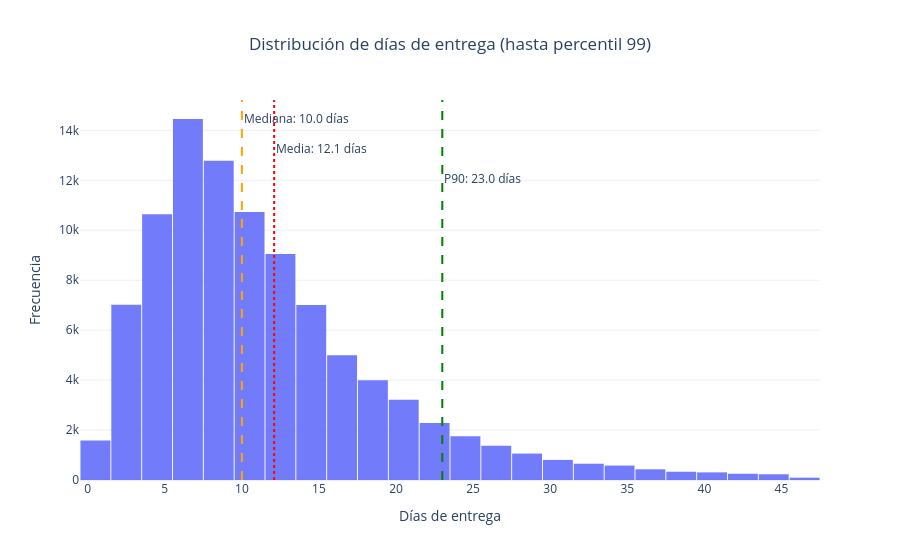

Notebook code cell kept with this figure:
### Markdown cell above
### Histogramas de dias de entrega:

### Code cell
d = delivered_df["delivery_days"].dropna()
p99 = d.quantile(0.99)
p90 = d.quantile(0.90)
med = d.median()
mean = d.mean()

fig = px.histogram(
    x=d[d <= p99],
    nbins=24,
    title="Distribución de días de entrega (hasta percentil 99)",
    opacity=0.9
)

fig.add_vline(x=med,  line_dash="dash", line_color="orange")
fig.add_vline(x=mean, line_dash="dot",  line_color="red")
fig.add_vline(x=p90,  line_dash="dash", line_color="green")

fig.add_annotation(x=med,  y=0.98, yref="paper", text=f"Mediana: {med:.1f} días", showarrow=False, xanchor="left")
fig.add_annotation(x=mean, y=0.90, yref="paper", text=f"Media: {mean:.1f} días", showarrow=False, xanchor="left")
fig.add_annotation(x=p90,  y=0.82, yref="paper", text=f"P90: {p90:.1f} días", showarrow=False, xanchor="left")

fig.update_layout(
    xaxis_title="Días de entrega",
    yaxis_title="Frecuencia",
    title_x=0.5,
    bargap=0.03
)

fig.show()

### Figure 1 — Plotly figure (JSON) as saved in the notebook; plotly's stock layout.template omitted (floating-point values rounded to 4 significant figures; data arrays with more than 128 entries replaced by an {"elided": "..."} marker saying what was removed)
{"data": [{"alignmentgroup": "True", "bingroup": "x", "hovertemplate": "x=%{x}<br>count=%{y}<extra></extra>", "legendgroup": "", "marker": {"color": "#636efa", "opacity": 0.9, "pattern": {"shape": ""}}, "name": "", "nbinsx": 24, "offsetgroup": "", "orientation": "v", "showlegend": false, "type": "histogram", "x": {"elided": "95590 int values"}, "xaxis": "x", "yaxis": "y"}], "layout": {"annotations": [{"showarrow": false, "text": "Mediana: 10.0 días", "x": 10, "xanchor": "left", "y": 0.98, "yref": "paper"}, {"showarrow": false, "text": "Media: 12.1 días", "x": 12.09, "xanchor": "left", "y": 0.9, "yref": "paper"}, {"showarrow": false, "text": "P90: 23.0 días", "x": 23, "xanchor": "left", "y": 0.82, "yref": "paper"}], "bargap": 0.03, "barmode": "relative", "legend": {"tracegroupgap": 0}, "shapes": [{"line": {"color": "orange", "dash": "dash"}, "type": "line", "x0": 10, "x1": 10, "xref": "x", "y0": 0, "y1": 1, "yref": "y domain"}, {"line": {"color": "red", "dash": "dot"}, "type": "line", "x0": 12.09, "x1": 12.09, "xref": "x", "y0": 0, "y1": 1, "yref": "y domain"}, {"line": {"color": "green", "dash": "dash"}, "type": "line", "x0": 23, "x1": 23, "xref": "x", "y0": 0, "y1": 1, "yref": "y domain"}], "title": {"text": "Distribución de días de entrega (hasta percentil 99)", "x": 0.5}, "xaxis": {"anchor": "y", "domain": [0, 1], "title": {"text": "Días de entrega"}}, "yaxis": {"anchor": "x", "domain": [0, 1], "title": {"text": "Frecuencia"}}}}
